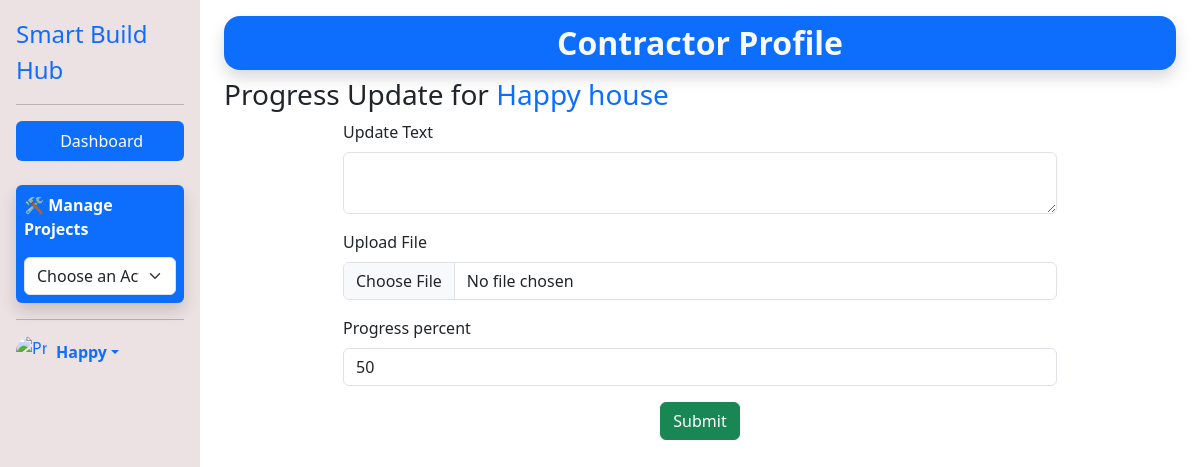
Screenshot of /contractorapp/addprogress/4 (signed in) with the database file from the repository.
### mainapp/models.py (models this page shows)
class userinfo(models.Model):
    name=models.CharField(max_length=100)
    email=models.EmailField(max_length=100)
    contactno=models.CharField(max_length=15)
    address=models.TextField()
    picture=models.ImageField(upload_to='profiles',blank=True)
    bio=models.TextField()
    login=models.OneToOneField(loginInfo,on_delete=models.CASCADE)

### homeownerapp/models.py (models this page shows, shortened)
class Project(models.Model):
    projectname = models.CharField(max_length=255)
    homeowner = models.ForeignKey(userinfo,on_delete=models.CASCADE,related_name='project_homeowner')
    contractor = models.ForeignKey(userinfo,on_delete=models.SET_NULL,null=True, blank=True,related_name='project_contractor')
    start_date = models.DateField(null=True, blank=True)
    end_date = models.DateField(null=True, blank=True)
    duration = models.IntegerField(help_text="Estimated number of days", null=True, blank=True)
    budget = models.DecimalField(max_digits=12, decimal_places=2)
    progress = models.PositiveIntegerField(default=0, help_text="Completion percentage")
    location = models.CharField(max_length=255, blank=True)
    status = models.CharField(
        max_length=50,
        choices=[
            ('planned', 'Planned'),
            ('designing_phase', 'Designing Phase'),
            ('awaiting_approval', 'Awaiting Approval'),
            ('under_construction', 'Under Construction'),
            ('delayed', 'Delayed'),
            ('completed', 'Completed'),
            ('cancelled', 'Cancelled'),
        ],
        default='planned'
    )
    plot_size = models.CharField(max_length=50, blank=True)
    HOUSE_TYPES = [
        ('duplex', 'Duplex'),
        ('bungalow', 'Bungalow'),
        ('villa', 'Villa'),
        ('independent_floor', 'Independent Floor'),
        ('flat', 'Modern Flat'),
    ]
    house_type = models.CharField(max_length=50, choices=HOUSE_TYPES, blank=True)
    num_floors = models.CharField(max_length=10, blank=True)
    basement = models.CharField(max_length=10, choices=[('yes', 'Yes'), ('no', 'No')], blank=True)
    PARKING_CHOICES = [
        ('yes', 'Yes'),
        ('no', 'No'),
        ('covered', 'Covered Parking'),
        ('open', 'Open Parking')
    ]
    parking_required = models.CharField(max_length=20, choices=PARKING_CHOICES, blank=True)
    bedrooms = models.CharField(max_length=10, choices=[
        ('1bhk', '1 BHK'),
        ('2bhk', '2 BHK'),
        ('3bhk', '3 BHK'),
        ('4+', '4+ BHK')
    ], blank=True)
    bathrooms = models.CharField(max_length=10, blank=True)
    kitchen_each_floor = models.CharField(max_length=10, choices=[('yes', 'Yes'), ('no', 'No')], blank=True)
    additional_rooms = models.JSONField(blank=True, null=True)
    outdoor_areas = models.JSONField(blank=True, null=True)
    MATERIAL_CHOICES = [
        ('bricks', 'Red Bricks'),
        ('aac', 'AAC Blocks'),
        ('fly_ash', 'Fly Ash Bricks'),
        ('concrete', 'Concrete Blocks'),
        ('not_sure', 'Not Sure')
    ]
    preferred_material = models.CharField(max_length=50, choices=MATERIAL_CHOICES, blank=True)
    STYLE_CHOICES = [
        ('modern', 'Modern'),
        ('traditional', 'Traditional'),
        ('contemporary', 'Contemporary'),
        ('minimalist', 'Minimalist'),
        ('not_decided', 'Not Decided')
    ]
    construction_style = models.CharField(max_length=50, choices=STYLE_CHOICES, blank=True)
    solar_panel = models.BooleanField(default=False)
    design_reference = models.URLField(blank=True, null=True)
    special_requirements = models.TextField(blank=True)
    created_at = models.DateTimeField(auto_now_add=True)
    updated_at = models.DateTimeField(auto_now=True)

### contractorapp/views.py (the view, shortened to what this page needs)
# urls.py: path('addprogress/<id>',views.addprogress,name='addprogress'),
def addprogress(request, id):
    if 'contractorid' not in request.session:
        messages.error(request, "You are not logged In")
        return redirect('login')
    contractorid = request.session.get('contractorid')
    contractor = userinfo.objects.filter(email=contractorid).first()
    project = Project.objects.get(id=id)
    context = {
        'name': contractor.name,
        'contractorid': contractorid,
        'project': project
    }
    return render(request, 'addprogress.html', context)

### contractorapp/templates/addprogress.html (shortened to what this page needs)
{% extends 'contractorbase.html' %}
{% block main %}
<h3>Progress Update for <span class="text-primary">{{ project.projectname }}</span></h3>
<form method="post" enctype="multipart/form-data" class="w-75 mx-auto">
    <div class="mb-3">
        <label for="ut" class="form-label">Update Text</label>
        <textarea name="update_text" class="form-control" id="ut" required></textarea>
    </div>
    <div class="mb-3">
        <label for="f" class="form-label">Upload File</label>
        <input type="file" name="image" id="f" class="form-control" required />
    </div>
    <div class="mb-3">
        <label for="d" class="form-label">Progress percent</label>
        <input type="number" value="{{ project.progress }}" name="progress_percent" id="d" class="form-control" required>
    </div>
    <div class="text-center">
        <button type="submit" class="btn btn-success">Submit</button>
    </div>
</form>
{% endblock %}

### contractorapp/templates/contractorbase.html (shortened to what this page needs)
<!DOCTYPE html>
<html lang="en">
<head>
    <link href="https://cdn.jsdelivr.net/npm/bootstrap@5.3.0/dist/css/bootstrap.min.css" rel="stylesheet">
</head>
<body>
    <div class="container-fluid">
        <div class="row">
            <div class="col-md-3 col-lg-2 sidebar p-0">
                <div class="d-flex flex-column flex-shrink-0 p-3">
                    <a href="/" class="d-flex align-items-center mb-3 mb-md-0 me-md-auto text-decoration-none">
                        <span class="fs-4">Smart Build Hub</span>
                    </a>
                    <hr>
                    <ul class="nav nav-pills flex-column mb-auto">
                        <li class="nav-item">
                            <a href="#" class="nav-link active" aria-current="page">
                                <svg class="bi me-2" width="16" height="16">
                                    <use xlink:href="#home" />
                                </svg>
                                Dashboard
                            </a>
                        </li>
                        <li class="mt-4 bg-primary shadow border-3 p-2 rounded">
                            <label for="project-nav" class="form-label text-white fw-bold">🛠 Manage Projects</label>
                            <select id="project-nav" class="form-select mt-2"
                                onchange="if(this.value) window.location.href=this.value;">
                                <option selected disabled>Choose an Action</option>
                            </select>
                        </li>
                    </ul>
                    <hr>
                    <div class="dropdown">
                        <a href="#" class="d-flex align-items-center text-decoration-none dropdown-toggle"
                            id="dropdownUser1" data-bs-toggle="dropdown" aria-expanded="false">
                            <img src="https://storage.googleapis.com/workspace-0f70711f-8b4e-4d94-86f1-2a93ccde5887/image/d51fd5f3-47b6-4ebd-ad51-c94b3076a668.png"
                                alt="Profile picture of contractor" width="32" height="32" class="rounded-circle me-2">
                            <strong>{{name}}</strong>
                        </a>
                    </div>
                </div>
            </div>
            <div class="col-md-9 col-lg-10 ms-sm-auto px-4">
                <div class="row">
                    <div class="col-sm-12 text-center mt-3">
                        <h2 class="bg-primary rounded-4 shadow radius text-light p-2"><b>Contractor Profile</b></h2>
                    </div>
                </div>
                {% block main %}{% endblock %}
            </div>
        </div>
    </div>
</body>
</html>

### contractorapp/templates/contractorbase.html (style rules this page uses)
.sidebar { background-color: #ece1e3; height: 100vh; position: sticky; top: 0; }

### rows the page displays
userinfo: name "Happy"
Project: projectname "Happy house", progress_percent "50"
